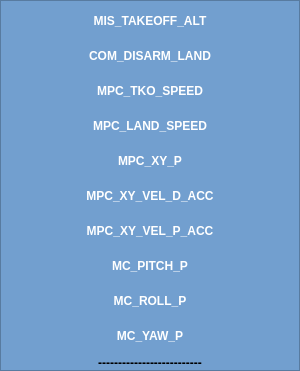
                   <widget class="QFrame" name="param_name_uav_3">
                    <property name="minimumSize">
                     <size>
                      <width>300</width>
                      <height>0</height>
                     </size>
                    </property>
                    <property name="maximumSize">
                     <size>
                      <width>300</width>
                      <height>400</height>
                     </size>
                    </property>
                    <property name="styleSheet">
                     <string notr="true">background-color:rgb(114, 159, 207);</string>
                    </property>
                    <property name="frameShape">
                     <enum>QFrame::StyledPanel</enum>
                    </property>
                    <property name="frameShadow">
                     <enum>QFrame::Raised</enum>
                    </property>
                    <layout class="QVBoxLayout" name="verticalLayout_54">
                     <property name="spacing">
                      <number>5</number>
                     </property>
                     <property name="sizeConstraint">
                      <enum>QLayout::SetNoConstraint</enum>
                     </property>
                     <property name="leftMargin">
                      <number>5</number>
                     </property>
                     <property name="topMargin">
                      <number>5</number>
                     </property>
                     <property name="rightMargin">
                      <number>5</number>
                     </property>
                     <property name="bottomMargin">
                      <number>0</number>
                     </property>
                     <item>
                      <widget class="QLabel" name="param_name_1_uav_3">
                       <property name="minimumSize">
                        <size>
                         <width>0</width>
                         <height>30</height>
                        </size>
                       </property>
                       <property name="maximumSize">
                        <size>
                         <width>16777215</width>
                         <height>30</height>
                        </size>
                       </property>
                       <property name="font">
                        <font>
                         <family>Ubuntu</family>
                         <weight>75</weight>
                         <bold>true</bold>
                        </font>
                       </property>
                       <property name="styleSheet">
                        <string notr="true">color: rgb(255, 255, 255);</string>
                       </property>
                       <property name="text">
                        <string>MIS_TAKEOFF_ALT</string>
                       </property>
                       <property name="scaledContents">
                        <bool>true</bool>
                       </property>
                       <property name="alignment">
                        <set>Qt::AlignCenter</set>
                       </property>
                       <property name="wordWrap">
                        <bool>true</bool>
                       </property>
                      </widget>
                     </item>
                     <item>
                      <widget class="QLabel" name="param_name_2_uav_3">
                       <property name="minimumSize">
                        <size>
                         <width>0</width>
                         <height>30</height>
                        </size>
                       </property>
                       <property name="maximumSize">
                        <size>
                         <width>16777215</width>
                         <height>30</height>
                        </size>
                       </property>
                       <property name="font">
                        <font>
                         <family>Ubuntu</family>
                         <weight>75</weight>
                         <bold>true</bold>
                        </font>
                       </property>
                       <property name="styleSheet">
                        <string notr="true">color: rgb(255, 255, 255);</string>
                       </property>
                       <property name="text">
                        <string>COM_DISARM_LAND</string>
                       </property>
                       <property name="scaledContents">
                        <bool>true</bool>
                       </property>
                       <property name="alignment">
                        <set>Qt::AlignCenter</set>
                       </property>
                       <property name="wordWrap">
                        <bool>true</bool>
                       </property>
                      </widget>
                     </item>
                     <item>
                      <widget class="QLabel" name="param_name_3_uav_3">
                       <property name="minimumSize">
                        <size>
                         <width>0</width>
                         <height>30</height>
                        </size>
                       </property>
                       <property name="maximumSize">
                        <size>
                         <width>16777215</width>
                         <height>30</height>
                        </size>
                       </property>
                       <property name="font">
                        <font>
                         <family>Ubuntu</family>
                         <weight>75</weight>
                         <bold>true</bold>
                        </font>
                       </property>
                       <property name="styleSheet">
                        <string notr="true">color: rgb(255, 255, 255);</string>
                       </property>
                       <property name="text">
                        <string>MPC_TKO_SPEED</string>
                       </property>
                       <property name="scaledContents">
                        <bool>true</bool>
                       </property>
                       <property name="alignment">
                        <set>Qt::AlignCenter</set>
                       </property>
                       <property name="wordWrap">
                        <bool>true</bool>
                       </property>
                      </widget>
                     </item>
                     <item>
                      <widget class="QLabel" name="param_name_4_uav_3">
                       <property name="minimumSize">
                        <size>
                         <width>0</width>
                         <height>30</height>
                        </size>
                       </property>
                       <property name="maximumSize">
                        <size>
                         <width>16777215</width>
                         <height>30</height>
                        </size>
                       </property>
                       <property name="font">
                        <font>
                         <family>Ubuntu</family>
                         <weight>75</weight>
                         <bold>true</bold>
                        </font>
                       </property>
                       <property name="styleSheet">
                        <string notr="true">color: rgb(255, 255, 255);</string>
                       </property>
                       <property name="text">
                        <string>MPC_LAND_SPEED</string>
                       </property>
                       <property name="scaledContents">
                        <bool>true</bool>
                       </property>
                       <property name="alignment">
                        <set>Qt::AlignCenter</set>
                       </property>
                       <property name="wordWrap">
                        <bool>true</bool>
                       </property>
                      </widget>
                     </item>
                     <item>
                      <widget class="QLabel" name="param_name_5_uav_3">
                       <property name="minimumSize">
                        <size>
                         <width>0</width>
                         <height>30</height>
                        </size>
                       </property>
                       <property name="maximumSize">
                        <size>
                         <width>16777215</width>
                         <height>30</height>
                        </size>
                       </property>
                       <property name="font">
                        <font>
                         <family>Ubuntu</family>
                         <weight>75</weight>
                         <bold>true</bold>
                        </font>
                       </property>
                       <property name="styleSheet">
                        <string notr="true">color: rgb(255, 255, 255);</string>
                       </property>
                       <property name="text">
                        <string>MPC_XY_P</string>
                       </property>
                       <property name="scaledContents">
                        <bool>true</bool>
                       </property>
                       <property name="alignment">
                        <set>Qt::AlignCenter</set>
                       </property>
                       <property name="wordWrap">
                        <bool>true</bool>
                       </property>
                      </widget>
                     </item>
                     <item>
                      <widget class="QLabel" name="param_name_6_uav_3">
                       <property name="minimumSize">
                        <size>
                         <width>0</width>
                         <height>30</height>
                        </size>
                       </property>
                       <property name="maximumSize">
                        <size>
                         <width>16777215</width>
                         <height>30</height>
                        </size>
                       </property>
                       <property name="font">
                        <font>
                         <family>Ubuntu</family>
                         <weight>75</weight>
                         <bold>true</bold>
                        </font>
                       </property>
                       <property name="styleSheet">
                        <string notr="true">color: rgb(255, 255, 255);</string>
                       </property>
                       <property name="text">
                        <string>MPC_XY_VEL_D_ACC</string>
                       </property>
                       <property name="scaledContents">
                        <bool>true</bool>
                       </property>
                       <property name="alignment">
                        <set>Qt::AlignCenter</set>
                       </property>
                       <property name="wordWrap">
                        <bool>true</bool>
                       </property>
                      </widget>
                     </item>
                     <item>
                      <widget class="QLabel" name="param_name_7_uav_3">
                       <property name="minimumSize">
                        <size>
                         <width>0</width>
                         <height>30</height>
                        </size>
                       </property>
                       <property name="maximumSize">
                        <size>
                         <width>16777215</width>
                         <height>30</height>
                        </size>
                       </property>
                       <property name="font">
                        <font>
                         <family>Ubuntu</family>
                         <weight>75</weight>
                         <bold>true</bold>
                        </font>
                       </property>
                       <property name="styleSheet">
                        <string notr="true">color: rgb(255, 255, 255);</string>
                       </property>
                       <property name="text">
                        <string>MPC_XY_VEL_P_ACC</string>
                       </property>
                       <property name="scaledContents">
                        <bool>true</bool>
                       </property>
                       <property name="alignment">
                        <set>Qt::AlignCenter</set>
                       </property>
                       <property name="wordWrap">
                        <bool>true</bool>
                       </property>
                      </widget>
                     </item>
                     <item>
                      <widget class="QLabel" name="param_name_8_uav_3">
                       <property name="minimumSize">
                        <size>
                         <width>0</width>
                         <height>30</height>
                        </size>
                       </property>
                       <property name="maximumSize">
                        <size>
                         <width>16777215</width>
                         <height>30</height>
                        </size>
                       </property>
                       <property name="font">
                        <font>
                         <family>Ubuntu</family>
                         <weight>75</weight>
                         <bold>true</bold>
                        </font>
                       </property>
                       <property name="styleSheet">
                        <string notr="true">color: rgb(255, 255, 255);</string>
                       </property>
                       <property name="text">
                        <string>MC_PITCH_P</string>
                       </property>
                       <property name="scaledContents">
                        <bool>true</bool>
                       </property>
                       <property name="alignment">
                        <set>Qt::AlignCenter</set>
                       </property>
                       <property name="wordWrap">
                        <bool>true</bool>
                       </property>
                      </widget>
                     </item>
                     <item>
                      <widget class="QLabel" name="param_name_9_uav_3">
                       <property name="minimumSize">
                        <size>
                         <width>0</width>
                         <height>30</height>
                        </size>
                       </property>
                       <property name="maximumSize">
                        <size>
                         <width>16777215</width>
                         <height>30</height>
                        </size>
                       </property>
                       <property name="font">
                        <font>
                         <family>Ubuntu</family>
                         <weight>75</weight>
                         <bold>true</bold>
                        </font>
                       </property>
                       <property name="styleSheet">
                        <string notr="true">color: rgb(255, 255, 255);</string>
                       </property>
                       <property name="text">
                        <string>MC_ROLL_P</string>
                       </property>
                       <property name="scaledContents">
                        <bool>true</bool>
                       </property>
                       <property name="alignment">
                        <set>Qt::AlignCenter</set>
                       </property>
                       <property name="wordWrap">
                        <bool>true</bool>
                       </property>
                      </widget>
                     </item>
                     <item>
                      <widget class="QLabel" name="param_name_10_uav_3">
                       <property name="minimumSize">
                        <size>
                         <width>0</width>
                         <height>30</height>
                        </size>
                       </property>
                       <property name="maximumSize">
                        <size>
                         <width>16777215</width>
                         <height>30</height>
                        </size>
                       </property>
                       <property name="font">
                        <font>
                         <family>Ubuntu</family>
                         <weight>75</weight>
                         <bold>true</bold>
                        </font>
                       </property>
                       <property name="styleSheet">
                        <string notr="true">color: rgb(255, 255, 255);</string>
                       </property>
                       <property name="text">
                        <string>MC_YAW_P</string>
                       </property>
                       <property name="scaledContents">
                        <bool>true</bool>
                       </property>
                       <property name="alignment">
                        <set>Qt::AlignCenter</set>
                       </property>
                       <property name="wordWrap">
                        <bool>true</bool>
                       </property>
                      </widget>
                     </item>
                     <item>
                      <widget class="QLabel" name="param_name_blank_3">
                       <property name="font">
                        <font>
                         <family>Ubuntu</family>
                         <weight>75</weight>
                         <bold>true</bold>
                        </font>
                       </property>
                       <property name="text">
                        <string>--------------------------</string>
                       </property>
                       <property name="scaledContents">
                        <bool>true</bool>
                       </property>
                       <property name="alignment">
                        <set>Qt::AlignCenter</set>
                       </property>
                       <property name="wordWrap">
                        <bool>true</bool>
                       </property>
                      </widget>
                     </item>
                    </layout>
                   </widget>
